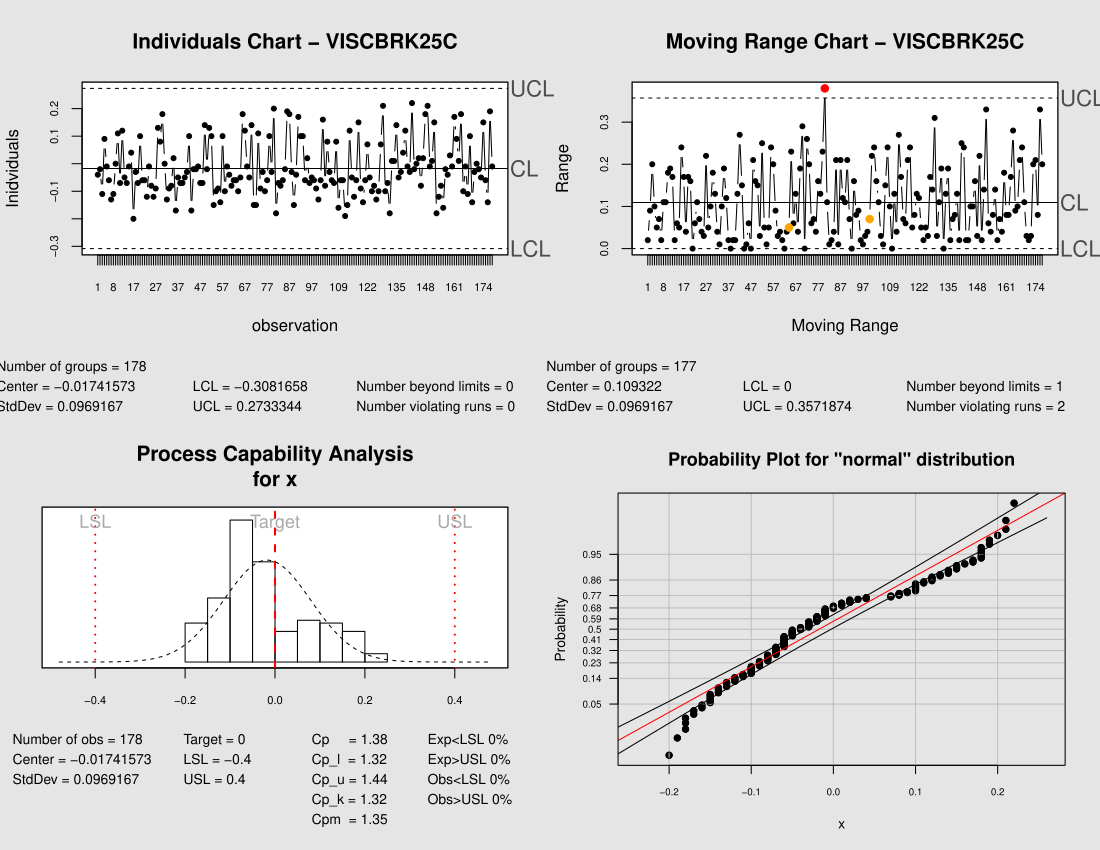

Reproduce this figure in R.
#' Wrapper function to simplify the creation of XmR (IMR) charts using the qcc package.
#' 
#' By default, generates both the Individuals and Moving Range graphs.
#' Calls the qcc function once to generate the individuals chart using
#' type = "xbar.one" and a second call to generate the moving range
#' chart by transforming the data to a 2x(n-1) matrix and calling
#' the qcc function with type="R". 
#' Returns a list containing two qcc objects, one for the individuals
#' chart and the second for the moving range chart.
#' 
#' @name XmRqcc
#' @author Thomas Hopper \email{tomhopper@gmail.com}
#' @param x Required. A column vector of individual observations. Must be type double or integer.
#' @param title.X Optional. The title for the individuals chart.
#' @param title.mR Optional. The title for the moving range chart.
#' @param xlab.X Optional. The label for the x axis on the individuals chart.
#' @param ylab.X Optional. The label for the y axis on the individuals chart.
#' @param xlab.mR Optional. The label for the x axis on the moving range chart.
#' @param ylab.mR Optional. The label for the y axis on the moving range chart.
#' @param ... Other qcc parameters will be passed through directly to both  qcc 
#' @return \item{XmRqcc()[[1]]}{contains the individuals (type = xbar.one) qcc object}
#' @return \item{XmRqcc()[[2]]}{contains the moving range (type = R) qcc object}
#' @references http://cran.r-project.org/web/packages/qcc/qcc.pdf
#' @references http://www.r-project.org/doc/Rnews/Rnews_2004-1.pdf
#' @references http://www.qualitydigest.com/inside/twitter-ed/individual-charts-done-right-and-wrong.html
libresult <- require(qcc)
if(libresult == FALSE)
  stop("Could not load library qcc. XmRqcc relies on qcc.")

XmRqcc <- function(x, title.X = "Individuals Chart", ylab.X = "Individuals", xlab.X = "Observation", title.mR = "Moving Range Chart", ylab.mR = "Range", xlab.mR = "Range", ...) {
  #Error checking
  #print(sprintf("type of x = %s", typeof(x)))
  if (typeof(x) != c("double") && typeof(x) != c("integer"))
    stop("XmRqcc only accepts numbers of type integer or double.")
  if (NCOL(x) > 1)
    stop("XmRqcc only accepts a column vector; you have supplied more than one column")
  if (length(x) <= 1)
    stop("XmRqcc needs at least two values to create control charts. You have supplied less than one.")
  
  # Create a QCC object of type xbar.one (qcc's term for 
  # individuals charts) and plot the individuals graph.
  i.X <- qcc(data=x, type="xbar.one", 
             title=title.X, 
             ylab=ylab.X, 
             xlab=xlab.X, 
             std.dev=c("MR"), ...)
  
  i.adj <- matrix(nrow=length(x)-1, ncol=2)
  
  i.adj[,1] <- x[1:(length(x)-1)]
  i.adj[,2] <- x[2:length(x)]
  
  i.mR <- qcc(data=i.adj, type="R", 
              title=title.mR, 
              ylab=ylab.mR, 
              xlab=xlab.mR,
              std.dev=c("UWAVE-R"), ...)
  rval <- list(i.X, i.mR)
  return(rval)
}



### Code below by R. Solimeno   20-Nov-2013
# X_Bar and R chart for variables
# Use package "qcc" 


data <- read.csv("B2BVAR.csv", header = TRUE)

test.data <- data[which(data$TESTID=="VISCBRK25C"),]
x <- test.data$Dev
obj <- qcc(x, type = "xbar.one")


qcc.options("cex.stats"=0.65)
par(mfrow=c(2,2),
    cex.axis = 0.5,
    cex.lab = 0.75,
    cex.main=0.95,
    cex.sub=0.5)

XmRqcc(x, title.X="Individuals Chart - VISCBRK25C",
       ylab.X="Inidviduals",
       xlab.X="observation",
       title.mR="Moving Range Chart - VISCBRK25C",
       ylab.mR="Range", xlab.mR="Moving Range",
       print=TRUE)


xdbar <- mean(x)

TARGET = 0.0
LSL = -0.4
USL = 0.4

speclimits <- c(LSL, USL)

process.capability(obj,
                   speclimits,
                   target=TARGET,
                   print=TRUE)


library(qualityTools)
ppPlot(x, "normal")
